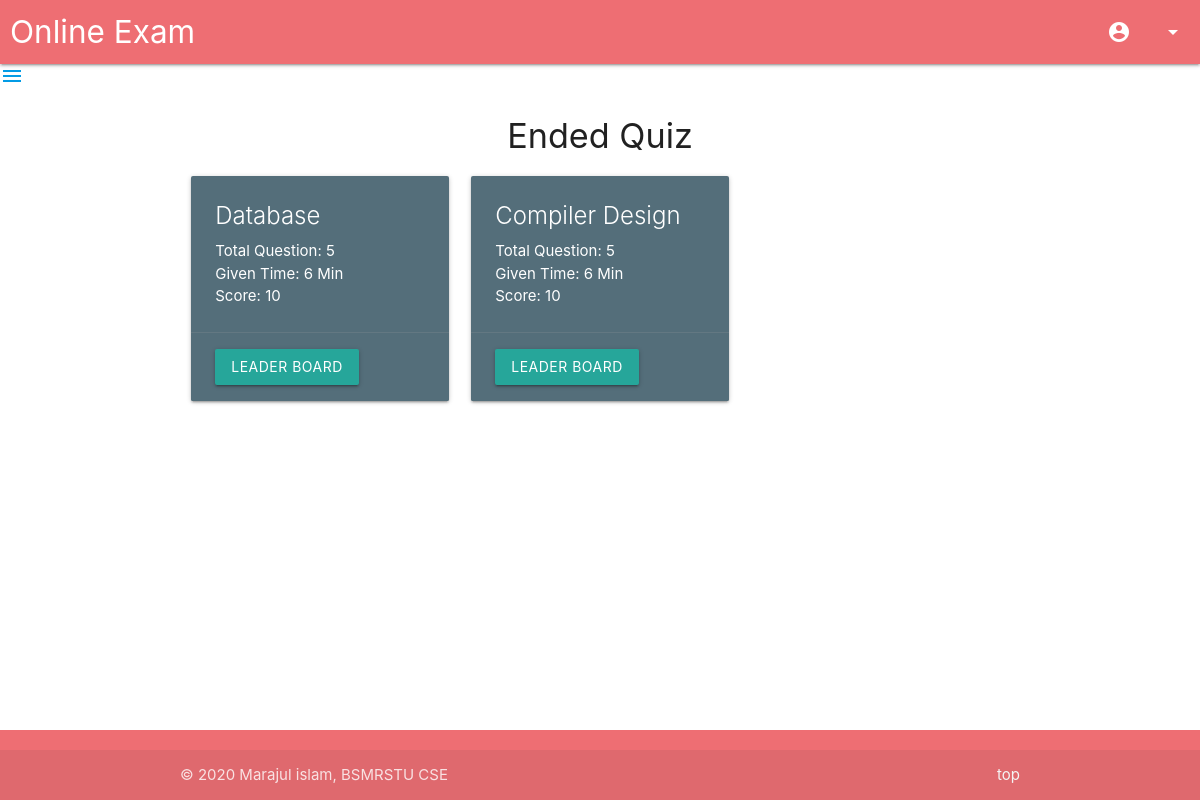
Screenshot of /DashBoard/ended.php (signed in) with the database file from the repository.
### tables this page shows
CREATE TABLE `quiz` (
  `quiz_id` int(10) NOT NULL,
  `quiz_name` varchar(50) NOT NULL,
  `quiz_duration` int(10) NOT NULL,
  `quiz_q_nb` int(10) NOT NULL,
  `quiz_st` int(10) NOT NULL,
  `quiz_et` int(10) NOT NULL,
  `quiz_marks` int(10) NOT NULL
);

### DashBoard/ended.php (the view, shortened to what this page needs)
<?php
  include("../include/connection.php");
  $time=time();
  $sql1="SELECT * FROM quiz WHERE quiz_et<=$time;";
  $res=$conn->query($sql1);
?>
<!DOCTYPE html>
<html>
<head>
    <link rel="stylesheet" href="https://cdnjs.cloudflare.com/ajax/libs/materialize/1.0.0/css/materialize.min.css">
</head>
<body>
  <?php
    include('../include/navbar.php');
  ?>
  <div id="con" class="container">
    <h4 class="center">Ended Quiz</h4>
       <?php
        $cnt=0;
        $ab=0;
        while($row = $res->fetch_assoc()) {
            if($cnt%3==0) {echo "<div class='row'>";$ab++;}
            echo "<div class='col s16 m4'>";
            echo "<div class='card blue-grey darken-1'>";
            echo "<div class='card-content white-text'>";
            echo "<span class='card-title'>".$row['quiz_name']."</span>";
            echo "<p>Total Question: ".$row['quiz_q_nb']."<br>Given Time: ".$row['quiz_duration']." Min <br>Score: ".$row['quiz_marks']." </p>";
            echo "</div> <div class='card-action'>";
            echo "<a class='waves-effect waves-light btn' href='lederboard.php?id=".$row['quiz_id']."'>Leader board</a>
                  </div></div></div>";
            $cnt++;
        }
        if($ab) echo "</div>";
      ?>
  </div>
  <?php
    include('../include/footer.php');
?>
</body>
</html>

### include/footer.php (style rules this page uses)
body { display: flex; min-height: 100vh; flex-direction: column; }

### rows the page displays
quiz: quiz_name "Database", quiz_q_nb "5", quiz_duration "6", quiz_marks "10"
quiz: quiz_name "Compiler Design", quiz_q_nb "5", quiz_duration "6", quiz_marks "10"
